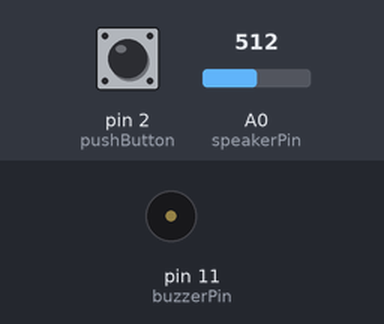
This sketch was run on a simulated Arduino Uno, built with avr-gcc and run on an emulated ATmega328P. Parts: buzzer (waves = sounding). The inputs (shaded band) are chosen by the test bench; at power-on: pin 2 (pushButton) HIGH, A0 (speakerPin) = 512. What the sketch prints to the serial monitor is not drawn.

Above: at 4.3 s.
4.4 s: pin 2 (pushButton) pulled LOW for 1 s
At 5.3 s:
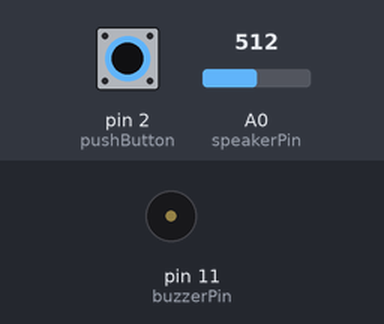
8.4 s: pin 2 (pushButton) pulled LOW for 3.2 s
At 15.3 s:
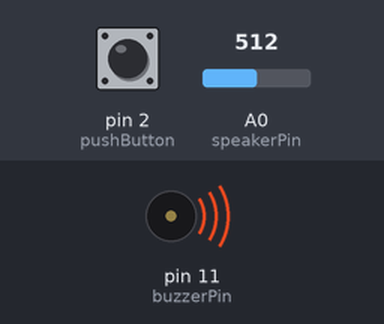
Timing chart, 0 to 16.8 s (numbered marks = the images above; inputs shaded):
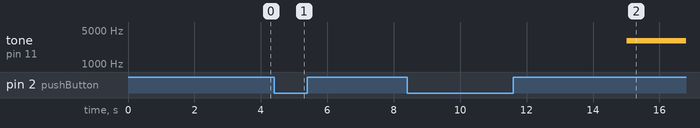

Measured:
- after the input at 4.4 s, tone on pin 11 (buzzerPin): stays silent (without the input it goes to 3000 Hz after 0.61 s)
- after the input at 8.4 s, tone on pin 11 (buzzerPin): silent → 3000 Hz after 6.6 s instead of 1.6 s

The sketch:

knockDetector.ino
```cpp
const int speakerPin = A0;
int speakerValue = 0;
const int threshold = 1;
unsigned long intervalBeforeSound = 5000;
unsigned long lastKnock = 0;
int knockValue = 0;
unsigned long currentTime = 0;

const int buzzerPin = 11;
unsigned int buzzerFrequency = 3000;
int buzzerValue = 0;

const int pushButton = 2;
int buttonState = 0;

void setup () {
  pinMode(speakerPin, INPUT);
  pinMode(buzzerPin, OUTPUT);
  pinMode(pushButton, INPUT_PULLUP);
  Serial.begin(9600);
}
void loop () {
  speakerValue = analogRead(speakerPin);
  if (speakerValue != 0)
    Serial.println(speakerValue);

  if (speakerValue > threshold) {
    Serial.println("Knock");
    knockValue = 1;
  }
  currentTime = millis();

  if((currentTime - lastKnock >= intervalBeforeSound) && knockValue == 1){
    lastKnock = currentTime;
    tone(buzzerPin, buzzerFrequency);
  }

  buttonState = digitalRead(pushButton);
  if(!buttonState){
    noTone(buzzerPin);
    knockValue = 0;
  }

}
```
